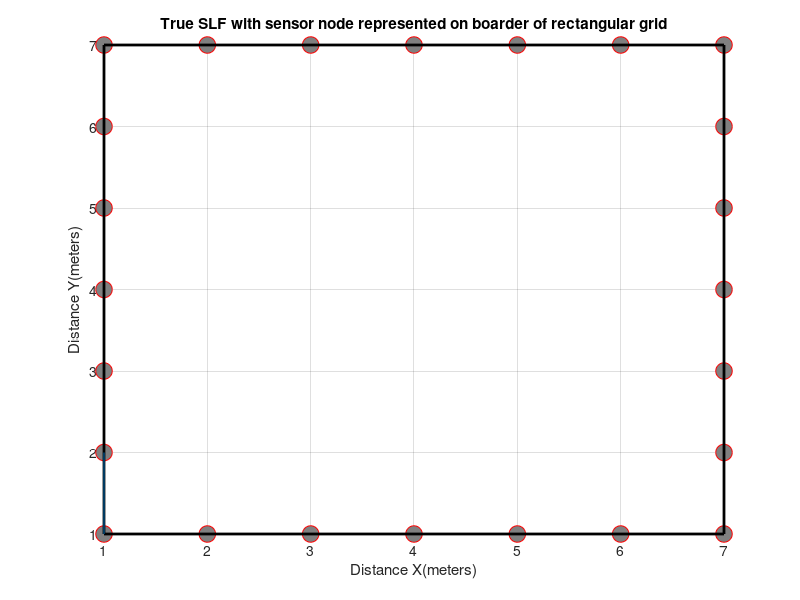

MATLAB code to generate this figure: (Note: this script raises an error after producing the figure.)
clc;clear;close all;
% Defining the number of grids in rows and columns
N=7;                    % Number N defines the size of the rectangular grid here it is 7*7
NP=((N-1)*5)^2;         % Gives the number of pixels in the grid for pixel width of 0.2
% generates the 16 number of nodes
x=linspace(1,N,N);
y=linspace(1,N,N);
l1=zeros(N,2);
l2=zeros(N-2,2);
l3=zeros(N,2);
l4=zeros(N-2,2);
% L stores the coorinates of nodes
L=zeros(4*N,2);
% v_d the distance from focus to vertex that controls the width of ellipse
v_d=0.01;
beta=0.75; 
% alpha=6.75; 
mu=2.35;
for i=1:N
l1(i,:)=[x(1),y(i)];
l3(i,:)=[x(N),y(N-i+1)];
end
for j=1:N-2
    l2(j,:)=[x(N-j),y(1)];
    l4(j,:)=[x(j+1),y(N)];
end
L=[l1;l4;l3;l2];
plot(L(:,1),L(:,2),'or','MarkerSize',12,'MarkerFaceColor',[0.5,0.5,0.5]);
rectangle('Position',[1 1 N-1 N-1],'LineWidth',2)
xlabel('Distance X(meters)');
            ylabel('Distance Y(meters)');
            title('True SLF with sensor node represented on boarder of rectangular grid')
hold on;
% xlim([0, N+1]);
% ylim([0, N+1]);
xlim([1, N]);
ylim([1, N]);
grid on;
% -------- creating the object -------- %
% generalized square object creation %
ov=[2 3 1 1];
o1=[ov(1) ov(1) ov(1)+ov(3)  ov(1)+ov(3)];o2=[ov(2)  ov(2)+ov(4)  ov(2)+ov(4) ov(2)];
i=1;
for r=1:ov(3)
    for c=1:ov(4)
    pp(i,:)=[((ov(1)+r-1)+(ov(1)+r))/2,((ov(2)+c-1)+(ov(2)+c))/2];
    i=i+1;
    end
end
% creating the number of links eliminating the same point as tx and rx  %
p=0;
for i=1:length(L)
    for k=1:length(L)
    if L(k,1)== L(i,1)&&L(k,2)==L(i,2)
        disp('No line is possible to draw');
    else
        xx=[L(i,1),L(k,1)];yy=[L(i,2),L(k,2)];
        line(xx,yy);    
        p=p+1;
        d=L(i,:)-L(k,:);
        lin(p).tx=L(i,:);
        lin(p).rx=L(k,:);
        lin(p).dist=sqrt(d*d'); 
%         if lin(p).att==1
        lin(p).c=lin(p).dist/2;
        lin(p).Elips_ma=v_d+lin(p).c;              % Gives ellipse majoraxis
        lin(p).Elips_mi=sqrt((lin(p).Elips_ma)^2-lin(p).c^2); % Gives ellipse minoraxis
        lin(p).cn=[(xx(1)+xx(2))/2,(yy(1)+yy(2))/2];    % Gives ellipse center
        lin(p).ang=180-((atan((yy(2)-yy(1))/(xx(2)-xx(1))))*180/pi);  % Gives ellipse angle
        [XX,YY] = calculateEllipse(lin(p).cn(1),lin(p).cn(2),lin(p).Elips_ma,lin(p).Elips_mi,lin(p).ang);
       
        plot(XX, YY, 'g','Linewidth',.5);
plot(L(:,1),L(:,2),'or','MarkerSize',12,'MarkerFaceColor',[0.5,0.5,0.5]);
        hold on;   
     end
    end
end

%  Assigning Pixel coordinates for the square grid  %
cn=1;
for i=1:length(lin)
    lin(i).pix=[];
    for m=1:.2:N-0.2
        for n=1:.2:N-0.2
        pix=[n+.1,m+.1];
        lin(i).pix=[lin(i).pix;pix]; 
        end
    end
end 

% steps to obtain the error covariance matrix
% finding number of pixels in SLF
m=1;
k=1;
pix=zeros(NP,2);
for i=1:sqrt(NP)
    for j=1:sqrt(NP)
        pix(m,:)=[k+0.2,j+0.2];
        m=m+1;
    end
    k=k+1;
end
dist_pix=[];
pt=1;
for k=1:NP
    for j=1:NP   
         dist_pix(pt,:)=norm(pix(k,:)-pix(j,:));
%        dist_pix(pp,:)=norm(lin(i).pix(k,:)-lin(i).pix(j,:));
        pt=pt+1;      
    end    
end
% Error covariance that relates the SLF with transreceiver pairs

sigma=0.4;                               % pixel variance , reducing this will smooth more and increasing creates sharp peak
delta=2.05;                               %Pixel correlation constant, increasing this will blur the image more 
fact=sigma/delta;
pixin=fact*exp(-(dist_pix)/delta);
pixmat=vec2mat(pixin,NP);
pixm_inv=pinv(sqrtm(pixmat));

% attenuation calculation for Tx, Rx for synthetic loss feild values  %

TP=30;
for i=1:length(lin)    
    t=lin(i).tx;
    r=lin(i).rx;
    distance=polyintersect(t,r,o1,o2);
    lin(i).distance=distance;
    lin(i).TP=30;
    RP=TP-lin(i).distance;
    lin(i).rss=RP;
    if  distance>0
    lin(i).att= 1;
    else
        lin(i).att=0;
    end
end

% Calculate ellipse for the loss feilds only  %  
for i=1:length(lin)
%     for i=24
      if lin(i).att==1
            [XX1,YY1]=calculateEllipse(lin(i).cn(1),lin(i).cn(2),lin(i).Elips_ma,lin(i).Elips_mi,lin(i).ang);
%             lin(i).atenElips=
            figure(2)
%             plot(L(:,1),L(:,2),'or',X1, Y1, 'g','Linewidth',0.5);
            plot(XX1, YY1, 'r','Linewidth',0.5);
            hold on;
            rectangle('Position',ov,'LineWidth',1,'FaceColor','b')
            grid on;
            xlabel('Distance X(meters)');
            ylabel('Distance Y(meters)');
            title('ellipse fit for transreceivers that are affected by an object')
            
      end
end

% weighing the attenuated pixels inside the ellipse for the loss fields %
lin(i).gap=[];
for i=1:length(lin)
     T=lin(i).tx;
     R=lin(i).rx;
     lin(i).pixin=[];
     lin(i).pixid=[];
%       lin(i).pixid1=[];
     if lin(i).att==1         
      for j=1:length(lin(i).pix)    
        gap= norm(lin(i).pix(j,:)-T)+norm(lin(i).pix(j,:)-R);
        lin(i).gap=[lin(i).gap,gap];
         if gap <=2*lin(i).Elips_ma            
            pixin=lin(i).pix(j,:);
            lin(i).pixin=[lin(i).pixin;pixin];
        end
      end
     end
end

% Assigning zeros to make all weight vectors of length 1*16  %
nul=zeros(NP,2);
% w=zeros(1,16);
        for i=1:length(lin)
            w=zeros(1,NP);
            ad=zeros(1,NP);
            [row,col]=size(lin(i).pix);
            for r=1:row
                [row1,col1]=size(lin(i).pixin);
                for c=1:row1
                    if isempty(lin(i).pixin)
                        lin(i).pixin=nul;
                    else
                     tmp=find((lin(i).pix(r,1)==lin(i).pixin(c,1)) && (lin(i).pix(r,2)==lin(i).pixin(c,2)));
                      if ~isempty(tmp)                         
                      lin(i).pixid=[lin(i).pixid,r];
                      lin(i).w(lin(i).pixid)=1/lin(i).dist;
                      end
                    end
                end
            end
        end       
ad=zeros(1,NP);
 W_M=zeros(length(lin),NP);
 w1=zeros(1,NP);
 
 % Obtaing the weight matrix for all 552 links %
 for i=1:length(lin)
     if isempty(lin(i).pixid)
         W_M(i,:)=zeros(1,NP);
     else
         lin(i).w1=zeros(1,NP);
         lin(i).w1(1,1:length(lin(i).w))=lin(i).w;
         W_M(i,:)=lin(i).w1;       
     end
 end 
% Generating the tikhonov matrix using identity matrix %
% Q=eye(16);
Q=eye(NP);
QT=transpose(Q);
del_y=zeros(552,1);
% cn=1;
for i=1:length(lin)
    del_y(i,1)=lin(i).distance;
end
% Adding noise which is combination of fading and measurement noise %
% Ts=0.01; %Given sampling period
Ts=0.1;
SNRdb = 10; %Given SNRdb
% variance = 1/(Ts*(10^(SNRdb/10)));  
% variance = 1/(Ts*(10^(SNRdb/10))); 
no= sqrt(1).*randn(1,size(del_y,1));
% no= sqrt(variance).*randn(1,size(del_y,1));
noise=0.1*(no');
del_y1=del_y+noise; % loss feild with noise used for estimating the imaging vector %
% RSS with quantization
% Use quantize to quantize data to a fixed-point type with a wordlength of 
% 3 bits, a fraction length of 2 bits, convergent rounding, and wrap on overflow.
q = quantizer('fixed','convergent','wrap',[8 2]);
% x = (-2:eps(q)/4:2)';
dely = del_y';
% dely= (del_y(1):eps(q)/4:del_y(552))';
% r=range(q);
yq = quantize(q,dely);
yq=abs(yq)';

W_MT= transpose(W_M); 
% alpha=0.75;         % Lower alpha fits the data
%  alpha=2;          % Higher alpha matches prior information
% W_Minv=pinv(W_MT*W_M);
W_Minv=(W_MT*W_M);
T_reg=beta*(QT*Q);
W_reg=pinv(W_Minv+T_reg);
X_LS=(W_reg*W_MT)*yq;
I_TM=vec2mat(X_LS,30);
I_TM=I_TM/max(max(I_TM));
% figure(3);
% % x1=[1.5 4.5];
% % y1=[1.5 4.5];
% x1=[1 7];
% y1=[1 7];
% imagesc(x1,y1,I_TM);
% set(gca,'YDir','normal');
%             xlabel('Distance X(meters)');
%             ylabel('Distance Y(meters)');
% title('Image reconstruction using tikhonov identity matrix');
% 
% figure(33);
% colormap(gray);
% x1=[1 7];
% y1=[1 7];
% imagesc(x1,y1,I_TM);
% set(gca,'YDir','normal');
%             xlabel('Distance X(meters)');
%             ylabel('Distance Y(meters)');
% title('Tikhonov regularization using Identity matrix in gray scale');
% 
% figure(34);
% surf(I_TM);
% title('surface');
% 
% % % Reconstruction using noisy data %
% W_Minv1=(W_MT*W_M);
% T_reg1=beta*(QT*Q);
% W_reg1=pinv(W_Minv1+T_reg1);
% X_LSN=(W_reg1*W_MT)*yq;
% I_TMN=vec2mat(X_LSN,30);
% figure(35);
% % x2=[1.5 4.5];
% % y2=[1.5 4.5];
% x2=[1 7];
% y2=[1 7];
% imagesc(x2,y2,I_TMN);
% set(gca,'YDir','normal');
% title('Image reconstruction using tikhonov identity matrix along with 0.1% noise');

% generation of error covariance matrix
% pixm_inv=pinv(pixmat);
W_MT= transpose(W_M);
W_MF=(W_MT*W_M); 
W_regco=pinv(W_MF+0.75*pixm_inv);
W_regco1=0.075*pinv(pixm_inv'*pixm_inv);
% W_regco1=pinv(pixm_inv'*pixm_inv)/0.75;

% Reconstruction using error covariance matrix
% pixm_inv=pinv(pixmat);
W_MT= transpose(W_M);
W_MF=(W_MT*W_M); 
W_regco=pinv(W_MF+10.75*pixm_inv);
% W_regco=pinv(W_MF+5.75*pixm_inv'*pixm_inv);
I_tc=(W_regco*W_MT)*yq; 
I_TMc=vec2mat(I_tc,30);
I_TMc=I_TMc/max(max(I_TMc));
figure(36);
x1=[1 7];
y1=[1 7];
imagesc(x1,y1,I_TMc);
imagesc(x1,y1,I_TMc);
set(gca,'YDir','normal');
            xlabel('Distance X(meters)');
            ylabel('Distance Y(meters)');
title('Image reconstruction with quantization effects');

%  Linear eps-insensitive loss, nu-version with nu=0.5 and C=1.0, primal solution
X=W_M;
y=yq;
ell=size(X,1);
 n=size(X,2);
 lambda = 10;
%  C = 1/500;      % Initial assumption
 C = 1;
 epsilon = 0.5;
 H = diag([ones(1,n) 0 C*zeros(1,2*ell)]);
 f = [zeros(n+1,1);C*ones(2*ell,1)];
 A = [X ones(ell,1) zeros(ell) -eye(ell);
-X -ones(ell,1) -eye(ell) zeros(ell)];
 b = [epsilon + y; epsilon - y];
 Aeq = zeros(1,n + 1 + 2*ell);
 beq = 0;
 LB = [-inf*ones(n+1,1);zeros(2*ell,1)];
 wbxipxim = quadprog(H,f,A,b,Aeq,beq,LB);
w = wbxipxim(1:n);
 b = wbxipxim(n+1);
 yest = X*w + b;
% Linear epsilon-insensitive loss with epsilon=0.5 and C=0.1, dual solution
G=X*X';
 H = [G -G; -G G];
 f = [epsilon - y; epsilon + y];
 A = zeros(1,2*ell);
 b = 0;
 Aeq = [ones(1,ell) -ones(1,ell)]; beq = 0;
 LB = zeros(2*ell,1);
 UB = C*ones(2*ell,1);
 alphapalpham = quadprog(H,f,A,b,Aeq,beq,LB,UB);
alpha = alphapalpham(1:ell)-alphapalpham(ell+1:2*ell);
i = find(alpha>0.0000001 & alpha<C-0.0000001);
b = y(i)-G(i,:)*alpha-epsilon;
b_f = mean(b);
yest = G*alpha + b_f;
wt = X'*alpha;


% W_T=W_regco*wt;
W_T=W_regco1*wt;
% W_T=wt;
W_Tf=vec2mat(W_T,30);
W_Tf=W_Tf/max(max(W_Tf));
figure(80);
x1=[1 7];
y1=[1 7];
imagesc(x1,y1,W_Tf);
imagesc(x1,y1,W_Tf);
set(gca,'YDir','normal');
xlabel('Distance X(meters)');
ylabel('Distance Y(meters)');
title('Image reconstruction using epsilon-SVR');

